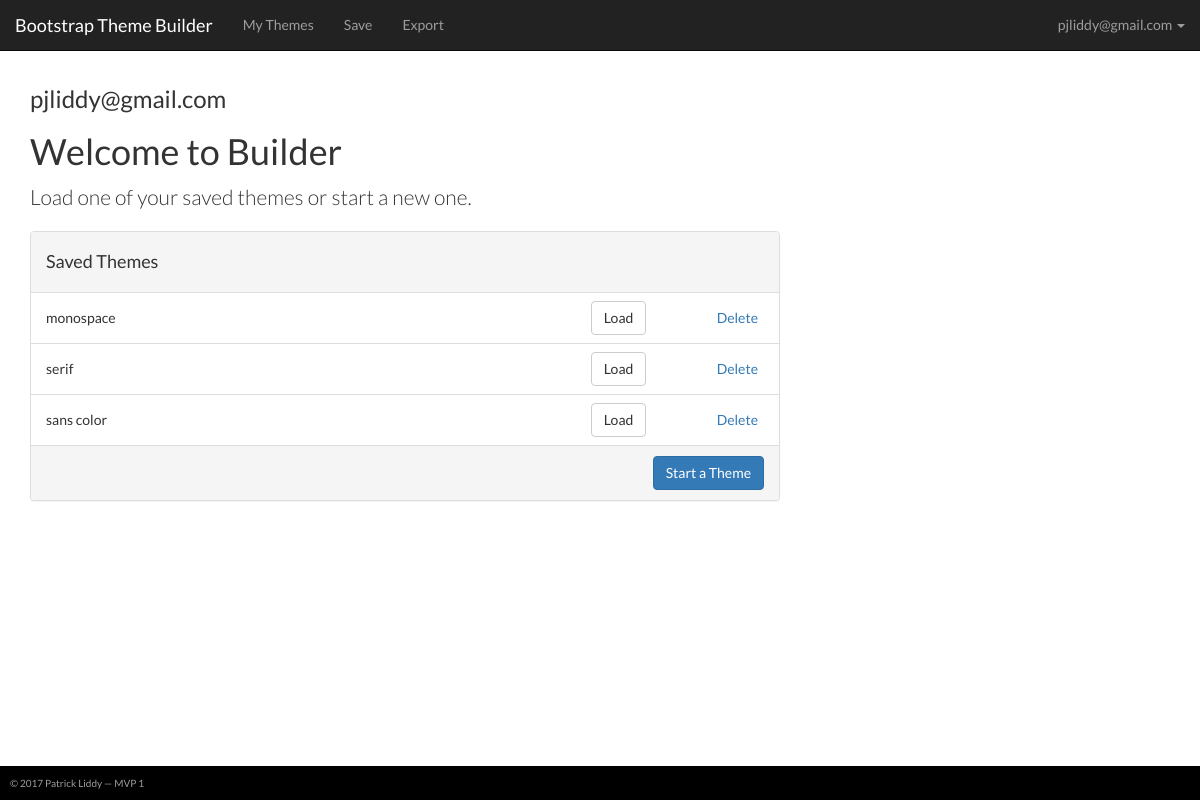
/user (signed in), run on an earlier commit of the app's database.
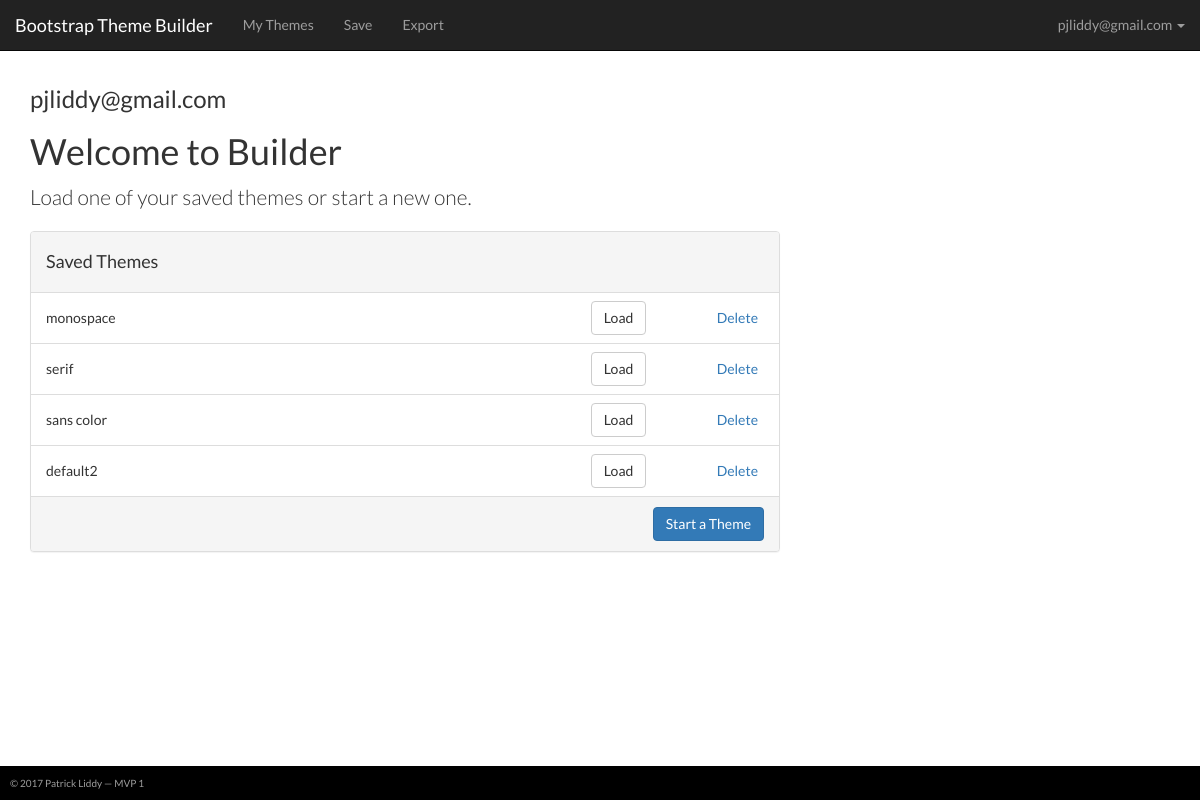
And on a later commit of the database.
### tables this page shows
CREATE TABLE users (id INTEGER PRIMARY KEY AUTOINCREMENT NOT NULL UNIQUE, name TEXT UNIQUE NOT NULL, hash TEXT);

CREATE TABLE themes (id INTEGER PRIMARY KEY AUTOINCREMENT UNIQUE NOT NULL, name TEXT NOT NULL, user_id NUMERIC REFERENCES users (id) NOT NULL);

### builder.py (the view)
@app.route("/user")
@login_required
def user():
  themes = query_db('SELECT * FROM themes WHERE user_id = ?', (session["user_id"],))
  return render_template("user.html", themes=themes)

### builder.py (called while the page is built)
@app.context_processor
def utility_processor():
  def user_name():
    user_name = get_user_name()
    return user_name
  return dict(user_name=user_name)

@app.context_processor
def utility_processor():
  def get_html(category, vars={}):
    return get_content(category, vars)
  return dict(get_html=get_html)

@app.teardown_appcontext
def close_connection(exception):
    db = getattr(g, '_database', None)
    if db is not None:
        db.close()

  @app.after_request
  def after_request(response):
    response.headers["Cache-Control"] = "no-cache, no-store, must-revalidate"
    response.headers["Expires"] = 0
    response.headers["Pragma"] = "no-cache"
    return response

### helpers.py (called while the page is built)
def get_db():
  db = getattr(g, '_database', None)
  if db is None:
      db = g._database = sqlite3.connect(DATABASE)
  def make_dicts(cursor, row):
    return dict((cursor.description[idx][0], value)
                for idx, value in enumerate(row))
  db.row_factory = make_dicts
  return db

def query_db(query, args=(), one=False):
  cur = get_db().execute(query, args)
  rv = cur.fetchall()
  cur.close()
  return (rv[0] if rv else None) if one else rv

def login_required(f):
    @wraps(f)
    def decorated_function(*args, **kwargs):
        if session.get("user_id") is None:
            return redirect(url_for("login", next=request.url))
        return f(*args, **kwargs)
    return decorated_function

def get_user_name():
  return query_db('SELECT name FROM users WHERE id =  ?',(session["user_id"],))[0]['name']

def get_content( id, vars={} ):
  template_path = "/layouts/" + id + ".html"
  if id == 'home':
    return(render_template("/layouts/home.html", username=get_user_name()))
  else:
    return(render_template("/layouts/" + id + ".html"))

### templates/user.html (shortened to what this page needs)
{% extends "private.html" %}
{% block main %}
  <div class="wrapper">
    {{ get_html('home', { 'username':user_name() } )|safe }}
    <div class="row">
      <div class="col-md-8">
        <div class="panel panel-default">
          <div class="panel-heading clearfix">
            <h4>Saved Themes</h4>
          </div>
          <table class="table" id="saved-themes-list">
            {% if themes %}
              {% for theme in themes %}
                <tr>
                  <td class='col-md-8'><p class="theme-name-list-item">{{ theme.name }}</p></td>
                  <td class='col-md-2 text-right'>
                    <button class="btn btn-default load-theme-btn" data-value="{{ theme.id }}">Load</button>
                  </td>
                  <td class='col-md-2 text-right'>
                    <button class="btn btn-link delete-theme-btn" data-value="{{ theme.id }}">Delete</button>
                  </td>
                </tr>
              {% endfor %}
            {% else %}
              <tr>
                <td class='col-md-12'><p class="theme-name-list-item">You haven't built any themes yet.</p></td>
              </tr>
            {% endif %}
          </table>
          <div class="panel-footer clearfix">
            <button class="btn btn-primary pull-right" id="new-theme-btn">Start a Theme</button>
          </div>
        </div>
      </div>
    </div>
  </div>
{% endblock %}

### templates/private.html (shortened to what this page needs)
<!DOCTYPE html>
<html lang="en">
<head>
  <link rel="stylesheet" href="{{ url_for('static', filename='bootstrap/builder/css/bootstrap.css') }}" type="text/css">
  <link rel="stylesheet" href="{{ url_for('static', filename='bootstrap/builder/css/builder-styles.css') }}" type="text/css">
</head>
<body>
  <div class="container clearfix">
    <nav class="navbar navbar-inverse navbar-fixed-top">
      <div class="container-fluid">
        <nav class="navbar navbar-inverse navbar-fixed-top">
          <div class="container-fluid">
            <div class="navbar-header">
              <a class="navbar-brand" href="{{ url_for('user') }}">Bootstrap Theme Builder</a>
            </div>
            <div class="collapse navbar-collapse" id="navbar">
              {% if session.user_id %}
                <ul class="nav navbar-nav">
                  <li><a href="{{ url_for('user') }}">My Themes</a></li>
                  <li><a href="" id="save-theme-btn">Save</a></li>
                  <li><a href="{{ url_for('export') }}">Export</a></li>
                </ul>
                <ul class="nav navbar-nav navbar-right">
                  <li class="dropdown">
                    <a href="#" class="dropdown-toggle" data-toggle="dropdown" role="button" aria-haspopup="true" aria-expanded="false">{{ user_name() }} <span class="caret"></span></a>
                  </li>
                </ul>
              {% else %}
                <ul class="nav navbar-nav navbar-right">
                  <li><a href="{{ url_for('register') }}">New User</a></li>
                  <li><a href="{{ url_for('login') }}">Sign In</a></li>
                </ul>
              {% endif %}
            </div>
          </div>
        </nav>
      </div>
    </nav>
    {% block main %}{% endblock %}
    <footer class="navbar-fixed-bottom">
      &copy; 2017 Patrick Liddy — MVP 1
    </footer>
  </div>
</body>
</html>

### templates/layouts/home.html
<h3>{{ username }}</h3>
<h1>Welcome to Builder</h1>
<p class='lead'>Load one of your saved themes or start a new one.</p>

What changed in the data, as far as the page shows it:
added themes: name "default2", {{ theme.id }} 57 (drawn)
